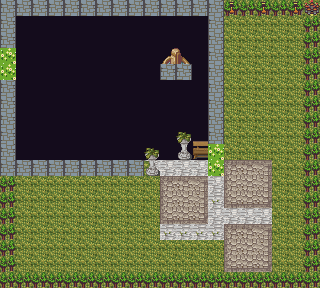

A level layout from a 2D game, rendered from its tile map. Below: a short description, then the map file with its tile-grid data intact:
An orthogonal 20x18 tile map with 16x16 px tiles, 4 tile layers (Ground, Detail, Detail2, Events), 2 tilesets.

<map version="1.8" tiledversion="1.8.4" orientation="orthogonal" renderorder="right-down" compressionlevel="0" width="20" height="18" tilewidth="16" tileheight="16" infinite="0" nextlayerid="12" nextobjectid="4">
 <tileset firstgid="1" name="magecity_1" tilewidth="16" tileheight="16" tilecount="360" columns="8">
  <image source="magecity_1.png" width="128" height="725" />
 </tileset>
 <tileset firstgid="361" name="basictiles_2" tilewidth="16" tileheight="16" tilecount="120" columns="8">
  <image source="basictiles_2.png" width="128" height="240" />
  <tile id="1">
   <properties>
    <property name="Event" value="Collide" />
   </properties>
  </tile>
  <tile id="12">
   <properties>
    <property name="Event" value="GoToTitle" />
   </properties>
  </tile>
  <tile id="20">
   <properties>
    <property name="Event" value="WalkOnGrass" />
   </properties>
  </tile>
  <tile id="65">
   <properties>
    <property name="Event" value="GoToBattle" />
   </properties>
  </tile>
  <tile id="82">
   <animation>
    <frame tileid="29" duration="100" />
    <frame tileid="37" duration="100" />
    <frame tileid="29" duration="100" />
    <frame tileid="37" duration="100" />
   </animation>
  </tile>
 </tileset>
 <layer id="5" name="Ground" width="20" height="18">
  <data encoding="csv">
1,1,1,1,1,1,1,1,1,1,1,1,1,1,1,1,1,1,1,1,
1,383,383,383,383,383,383,383,383,383,383,383,383,1,1,1,1,1,1,1,
236,383,383,383,383,383,383,383,383,383,383,383,383,1,1,1,1,1,1,1,
2,383,383,383,383,383,383,383,383,383,383,383,383,1,1,1,1,1,1,1,
2,383,383,383,383,383,383,383,383,383,383,383,383,1,1,1,1,1,1,1,
228,383,383,383,383,383,383,383,383,383,383,383,383,1,1,1,1,1,1,1,
1,383,383,383,383,383,383,383,383,383,383,383,383,1,1,1,1,1,1,1,
1,383,383,383,383,383,383,383,383,383,383,383,383,1,1,1,1,1,1,1,
1,383,383,383,383,383,383,383,383,383,383,383,383,1,1,1,1,1,1,1,
1,383,383,383,383,383,383,383,383,383,383,383,383,236,1,1,1,1,1,1,
1,1,1,1,1,1,1,1,1,237,2,2,2,2,1,1,1,1,1,1,
1,1,1,1,1,1,1,1,1,1,1,1,1,1,1,1,1,1,1,1,
1,1,1,1,1,1,1,1,1,1,1,1,1,1,1,1,1,1,1,1,
1,1,1,1,1,1,1,1,1,1,1,1,1,1,1,1,1,1,1,1,
1,1,1,1,1,1,1,1,1,1,1,1,1,1,1,1,1,1,1,1,
1,1,1,1,1,1,1,1,1,1,1,1,1,1,1,1,1,1,1,1,
1,1,1,1,1,1,1,1,1,1,1,1,1,1,1,1,1,1,1,1,
1,1,1,1,1,1,1,1,1,1,1,1,1,1,1,1,1,1,1,1
</data>
 </layer>
 <layer id="6" name="Detail" width="20" height="18">
  <data encoding="csv">
404,437,388,437,388,437,388,437,388,437,388,437,388,437,388,0,388,0,388,404,
404,0,0,0,0,0,0,0,0,0,0,0,0,437,0,0,0,0,0,0,
437,0,0,0,0,0,0,0,0,0,0,0,0,437,0,0,0,0,0,0,
0,0,0,0,0,0,0,0,0,0,23,24,0,437,0,0,0,0,0,0,
0,0,0,0,0,0,0,0,0,0,31,32,0,437,0,0,0,0,0,0,
437,0,0,0,0,0,0,0,0,0,0,0,0,437,0,0,0,0,0,0,
437,0,0,0,0,0,0,0,0,0,0,0,0,437,0,0,0,0,0,0,
437,0,0,0,0,0,0,0,0,0,0,0,0,437,0,0,0,0,0,0,
437,0,0,0,0,0,0,0,0,0,0,0,121,437,0,0,0,0,0,0,
437,0,0,0,0,0,0,0,0,0,0,0,129,130,0,0,0,0,0,0,
437,437,437,437,437,437,437,437,437,0,0,0,0,0,73,74,75,0,0,0,
0,0,0,0,0,0,0,0,0,0,73,74,75,2,81,82,83,0,0,0,
0,0,0,0,0,0,0,0,0,0,81,82,83,10,89,90,91,0,0,0,
0,0,0,0,0,0,0,0,0,0,89,90,91,2,2,2,2,0,0,0,
0,0,0,0,0,0,0,0,0,0,10,10,10,10,73,74,75,0,0,0,
0,0,0,0,0,0,0,0,0,0,0,0,0,0,81,82,83,0,0,0,
0,0,0,0,0,0,0,0,0,0,0,0,0,0,89,90,91,0,0,0,
0,0,0,0,0,0,0,0,0,0,0,0,0,0,0,0,0,0,0,0
</data>
 </layer>
 <layer id="7" name="Detail2" width="20" height="18" locked="1">
  <data encoding="csv">
0,0,0,0,0,0,0,0,0,0,0,0,0,0,438,438,438,438,438,404,
0,0,0,0,0,0,0,0,0,0,0,0,0,0,0,0,0,0,0,438,
0,0,0,0,0,0,0,0,0,0,0,0,0,0,0,0,0,0,0,438,
0,0,0,0,0,0,0,0,0,0,0,0,0,0,0,0,0,0,0,438,
0,0,0,0,0,0,0,0,0,0,0,0,0,0,0,0,0,0,0,438,
0,0,0,0,0,0,0,0,0,0,0,0,0,0,0,0,0,0,0,438,
0,0,0,0,0,0,0,0,0,0,0,0,0,0,0,0,0,0,0,438,
0,0,0,0,0,0,0,0,0,0,0,0,0,0,0,0,0,0,0,438,
0,443,443,0,0,0,0,0,0,0,0,17,0,122,0,0,0,0,0,438,
0,443,443,0,0,0,0,0,0,17,0,25,0,0,0,0,0,0,0,438,
0,0,0,0,0,0,0,0,0,25,0,0,0,0,0,0,0,0,0,438,
438,0,0,0,0,0,0,0,0,0,0,0,0,0,0,0,0,0,0,438,
438,0,0,0,0,0,0,0,0,0,0,0,0,0,0,0,0,0,0,438,
438,0,0,0,0,0,0,0,0,0,0,0,0,0,0,0,0,0,0,438,
438,0,0,0,0,0,0,0,0,0,0,0,0,0,0,0,0,0,0,438,
438,0,0,0,0,0,0,0,0,0,0,0,0,0,0,0,0,0,0,438,
438,0,0,0,0,0,0,0,0,0,0,0,0,0,0,0,0,0,0,438,
438,438,438,438,438,438,438,438,438,438,438,438,438,438,438,438,438,438,438,438
</data>
 </layer>
 <layer id="9" name="Events" width="20" height="18">
  <properties>
   <property name="visible" type="bool" value="false" />
  </properties>
  <data encoding="csv">
362,362,362,362,362,362,362,362,362,362,362,362,362,362,0,0,0,0,0,0,
362,0,0,0,0,0,0,0,0,0,0,0,0,362,0,0,0,0,0,0,
362,0,0,0,0,0,0,0,0,0,0,0,0,362,0,0,0,0,0,0,
373,0,0,0,0,0,0,0,0,0,0,0,0,362,0,0,0,0,0,0,
373,0,0,0,0,0,0,0,0,0,362,362,0,362,0,0,0,0,0,0,
362,0,0,0,0,0,0,0,0,0,0,0,0,362,0,0,0,0,0,0,
362,0,0,0,0,0,0,0,0,0,0,0,0,362,0,0,0,0,0,0,
362,0,0,0,0,0,0,0,0,0,0,0,0,362,0,0,0,0,0,0,
362,0,0,0,0,0,0,0,0,0,0,0,0,362,0,0,0,0,0,0,
362,0,0,0,0,0,0,0,0,0,0,0,0,373,0,0,0,0,0,0,
362,362,362,362,362,362,362,362,362,0,0,0,0,373,0,0,0,0,0,0,
0,0,0,0,0,0,0,0,0,0,0,0,0,0,0,0,0,0,0,0,
0,0,0,0,0,0,0,0,0,0,0,0,0,0,0,0,0,0,0,0,
0,0,0,0,0,0,0,0,0,0,0,0,0,0,0,0,0,0,0,0,
0,0,0,0,0,0,0,0,0,0,0,0,0,0,0,0,0,0,0,0,
0,0,0,0,0,0,0,0,0,0,0,0,0,0,0,0,0,0,0,0,
0,0,0,0,0,0,0,0,0,0,0,0,0,0,0,0,0,0,0,0,
0,0,0,0,0,0,0,0,0,0,0,0,0,0,0,0,0,0,0,0
</data>
 </layer>
</map>
